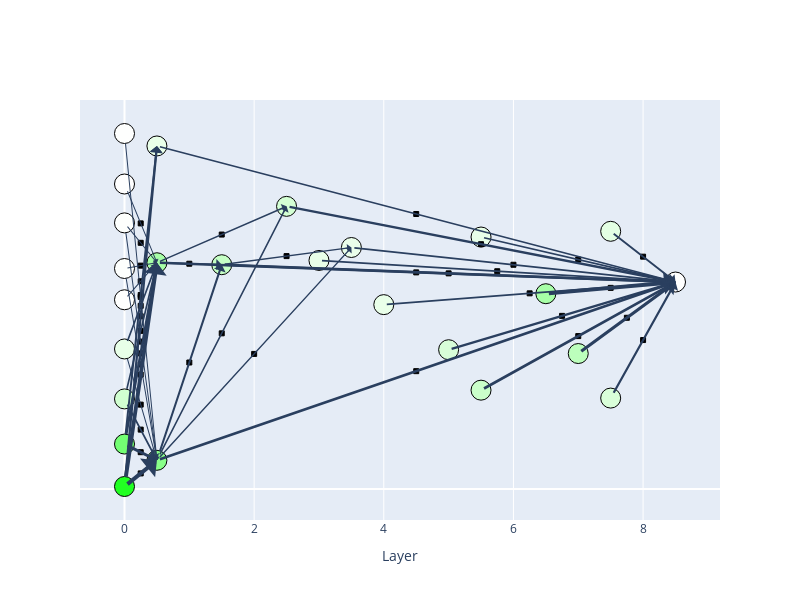

Notebook code cell kept with this figure:
### Markdown cell above
We see contributions from various tokens: not only the final one, but also `attn7[7]@35`, `attn5[6]@36`, and others.

### Code cell
raw_paths = greedy_get_top_paths(model, transcoders, cache, my_feature, num_iters=5, num_branches=15, do_raw_attribution=True)
plot_paths(raw_paths)

### Figure 1 — Plotly figure (JSON) as saved in the notebook; plotly's stock layout.template omitted (floating-point values rounded to 4 significant figures)
{"data": [{"hoverinfo": "text", "hovertext": ["mlp8tc[355]@-1", "mlp6tc[11831]@37<br>Contrib: 4.8", "attn7[7]@35<br>Contrib: 3.6", "mlp5tc[12450]@37<br>Contrib: 2.9", "mlp0tc[16632]@37<br>Contrib: 6.4", "mlp0tc[9188]@37<br>Contrib: 4.8", "mlp1tc[22184]@37<br>Contrib: 3.1", "mlp2tc[3900]@37<br>Contrib: 2.3", "attn5[6]@36<br>Contrib: 2.1", "mlp7tc[10909]@37<br>Contrib: 2.1", "mlp7tc[3100]@37<br>Contrib: 1.5", "attn3[1]@31<br>Contrib: 1.2", "mlp5tc[24026]@37<br>Contrib: 1.2", "mlp0tc[9853]@37<br>Contrib: 1.2", "attn4[11]@36<br>Contrib: 1.2", "mlp3tc[6238]@37<br>Contrib: 1.1", "embed0@37<br>Contrib: 1.2e+01", "attn0[1]@37<br>Contrib: 7.6", "attn0[3]@37<br>Contrib: 2.5", "attn0[5]@37<br>Contrib: 1.3", "attn0[6]@36<br>Contrib: 0.048", "attn0[8]@31<br>Contrib: 0.084", "attn0[8]@35<br>Contrib: 0.056", "attn0[9]@31<br>Contrib: 0.024", "attn0[7]@36<br>Contrib: 0.021"], "marker": {"color": ["#ffffff", "#a7ffa7", "#bcffbc", "#cafeca", "#89ff89", "#a7ffa7", "#c5ffc5", "#d4ffd4", "#d8fed8", "#d9ffd9", "#e3ffe3", "#e8ffe8", "#e8ffe8", "#e9ffe9", "#e9ffe9", "#eafeea", "#22ff22", "#73ff73", "#d1ffd1", "#e8ffe8", "#fefffe", "#fdfffd", "#fdfffd", "#fefefe", "#fefffe"], "line": {"color": "Black", "width": 1}, "size": 20}, "mode": "markers", "type": "scatter", "x": [8.5, 6.5, 7, 5.5, 0.5, 0.5, 1.5, 2.5, 5, 7.5, 7.5, 3, 5.5, 0.5, 4, 3.5, 0, 0, 0, 0, 0, 0, 0, 0, 0], "y": [0.5775, 0.5449, 0.3779, 0.2757, 0.07982, 0.6314, 0.6259, 0.7887, 0.3886, 0.2535, 0.7192, 0.6377, 0.7032, 0.9574, 0.5144, 0.6739, 0.006716, 0.1252, 0.2512, 0.3907, 0.528, 0.6153, 0.7426, 0.8512, 0.9922]}, {"hoverinfo": "text", "hovertext": ["mlp6tc[11831]@37 -> mlp8tc[355]@-1<br>Contrib: 4.8", "attn7[7]@35 -> mlp8tc[355]@-1<br>Contrib: 3.6", "mlp5tc[12450]@37 -> mlp8tc[355]@-1<br>Contrib: 2.9", "mlp0tc[16632]@37 -> mlp8tc[355]@-1<br>Contrib: 2.9", "mlp0tc[9188]@37 -> mlp8tc[355]@-1<br>Contrib: 2.5", "mlp1tc[22184]@37 -> mlp8tc[355]@-1<br>Contrib: 2.4", "mlp2tc[3900]@37 -> mlp8tc[355]@-1<br>Contrib: 2.3", "attn5[6]@36 -> mlp8tc[355]@-1<br>Contrib: 2.1", "mlp7tc[10909]@37 -> mlp8tc[355]@-1<br>Contrib: 2.1", "mlp7tc[3100]@37 -> mlp8tc[355]@-1<br>Contrib: 1.5", "attn3[1]@31 -> mlp8tc[355]@-1<br>Contrib: 1.2", "mlp5tc[24026]@37 -> mlp8tc[355]@-1<br>Contrib: 1.2", "mlp0tc[9853]@37 -> mlp8tc[355]@-1<br>Contrib: 1.2", "attn4[11]@36 -> mlp8tc[355]@-1<br>Contrib: 1.2", "mlp3tc[6238]@37 -> mlp8tc[355]@-1<br>Contrib: 1.1", "embed0@37 -> mlp0tc[9188]@37<br>Contrib: 4.8", "embed0@37 -> mlp0tc[16632]@37<br>Contrib: 5.1", "embed0@37 -> mlp0tc[9853]@37<br>Contrib: 2.2", "attn0[1]@37 -> mlp0tc[9853]@37<br>Contrib: 1.6", "attn0[1]@37 -> mlp0tc[16632]@37<br>Contrib: 3.4", "mlp0tc[16632]@37 -> mlp1tc[22184]@37<br>Contrib: 1.8", "attn0[1]@37 -> mlp0tc[9188]@37<br>Contrib: 2.7", "mlp0tc[9188]@37 -> mlp1tc[22184]@37<br>Contrib: 1.4", "mlp0tc[16632]@37 -> mlp2tc[3900]@37<br>Contrib: 0.95", "attn0[3]@37 -> mlp0tc[16632]@37<br>Contrib: 1.4", "mlp0tc[9188]@37 -> mlp2tc[3900]@37<br>Contrib: 0.83", "mlp0tc[16632]@37 -> mlp3tc[6238]@37<br>Contrib: 0.76", "attn0[5]@37 -> mlp0tc[9188]@37<br>Contrib: 1.2", "attn0[3]@37 -> mlp0tc[9188]@37<br>Contrib: 1.1", "mlp1tc[22184]@37 -> mlp3tc[6238]@37<br>Contrib: 0.69", "attn0[5]@37 -> mlp0tc[16632]@37<br>Contrib: 0.081", "attn0[6]@36 -> mlp0tc[9188]@37<br>Contrib: 0.048", "attn0[8]@31 -> mlp0tc[9188]@37<br>Contrib: 0.047", "attn0[8]@31 -> mlp0tc[16632]@37<br>Contrib: 0.038", "attn0[8]@35 -> mlp0tc[9188]@37<br>Contrib: 0.028", "attn0[8]@35 -> mlp0tc[16632]@37<br>Contrib: 0.028", "attn0[9]@31 -> mlp0tc[9188]@37<br>Contrib: 0.024", "attn0[7]@36 -> mlp0tc[16632]@37<br>Contrib: 0.021"], "marker": {"color": "black", "line": {"color": "Black", "width": 1}, "size": 5, "symbol": "square"}, "mode": "markers", "type": "scatter", "x": [7.5, 7.75, 7, 4.5, 4.5, 5, 5.5, 6.75, 8, 8, 5.75, 7, 4.5, 6.25, 6, 0.25, 0.25, 0.25, 0.25, 0.25, 1, 0.25, 1, 1.5, 0.25, 1.5, 2, 0.25, 0.25, 2.5, 0.25, 0.25, 0.25, 0.25, 0.25, 0.25, 0.25, 0.25], "y": [0.5612, 0.4777, 0.4266, 0.3287, 0.6045, 0.6017, 0.6831, 0.4831, 0.4155, 0.6483, 0.6076, 0.6404, 0.7675, 0.546, 0.6257, 0.319, 0.04327, 0.4821, 0.5413, 0.1025, 0.3529, 0.3783, 0.6286, 0.4343, 0.1655, 0.7101, 0.3769, 0.511, 0.4413, 0.6499, 0.2353, 0.5797, 0.6233, 0.3475, 0.687, 0.4112, 0.7413, 0.536]}], "layout": {"annotations": [{"arrowhead": 1, "arrowwidth": 3.813, "ax": 6.5, "axref": "x", "ay": 0.5449, "ayref": "y", "showarrow": true, "x": 8.5, "xref": "x", "y": 0.5775, "yref": "y"}, {"arrowhead": 1, "arrowwidth": 3.131, "ax": 7, "axref": "x", "ay": 0.3779, "ayref": "y", "showarrow": true, "x": 8.5, "xref": "x", "y": 0.5775, "yref": "y"}, {"arrowhead": 1, "arrowwidth": 2.703, "ax": 5.5, "axref": "x", "ay": 0.2757, "ayref": "y", "showarrow": true, "x": 8.5, "xref": "x", "y": 0.5775, "yref": "y"}, {"arrowhead": 1, "arrowwidth": 2.703, "ax": 0.5, "axref": "x", "ay": 0.07982, "ayref": "y", "showarrow": true, "x": 8.5, "xref": "x", "y": 0.5775, "yref": "y"}, {"arrowhead": 1, "arrowwidth": 2.473, "ax": 0.5, "axref": "x", "ay": 0.6314, "ayref": "y", "showarrow": true, "x": 8.5, "xref": "x", "y": 0.5775, "yref": "y"}, {"arrowhead": 1, "arrowwidth": 2.435, "ax": 1.5, "axref": "x", "ay": 0.6259, "ayref": "y", "showarrow": true, "x": 8.5, "xref": "x", "y": 0.5775, "yref": "y"}, {"arrowhead": 1, "arrowwidth": 2.352, "ax": 2.5, "axref": "x", "ay": 0.7887, "ayref": "y", "showarrow": true, "x": 8.5, "xref": "x", "y": 0.5775, "yref": "y"}, {"arrowhead": 1, "arrowwidth": 2.223, "ax": 5, "axref": "x", "ay": 0.3886, "ayref": "y", "showarrow": true, "x": 8.5, "xref": "x", "y": 0.5775, "yref": "y"}, {"arrowhead": 1, "arrowwidth": 2.215, "ax": 7.5, "axref": "x", "ay": 0.2535, "ayref": "y", "showarrow": true, "x": 8.5, "xref": "x", "y": 0.5775, "yref": "y"}, {"arrowhead": 1, "arrowwidth": 1.869, "ax": 7.5, "axref": "x", "ay": 0.7192, "ayref": "y", "showarrow": true, "x": 8.5, "xref": "x", "y": 0.5775, "yref": "y"}, {"arrowhead": 1, "arrowwidth": 1.725, "ax": 3, "axref": "x", "ay": 0.6377, "ayref": "y", "showarrow": true, "x": 8.5, "xref": "x", "y": 0.5775, "yref": "y"}, {"arrowhead": 1, "arrowwidth": 1.706, "ax": 5.5, "axref": "x", "ay": 0.7032, "ayref": "y", "showarrow": true, "x": 8.5, "xref": "x", "y": 0.5775, "yref": "y"}, {"arrowhead": 1, "arrowwidth": 1.701, "ax": 0.5, "axref": "x", "ay": 0.9574, "ayref": "y", "showarrow": true, "x": 8.5, "xref": "x", "y": 0.5775, "yref": "y"}, {"arrowhead": 1, "arrowwidth": 1.685, "ax": 4, "axref": "x", "ay": 0.5144, "ayref": "y", "showarrow": true, "x": 8.5, "xref": "x", "y": 0.5775, "yref": "y"}, {"arrowhead": 1, "arrowwidth": 1.666, "ax": 3.5, "axref": "x", "ay": 0.6739, "ayref": "y", "showarrow": true, "x": 8.5, "xref": "x", "y": 0.5775, "yref": "y"}, {"arrowhead": 1, "arrowwidth": 3.856, "ax": 0, "axref": "x", "ay": 0.006716, "ayref": "y", "showarrow": true, "x": 0.5, "xref": "x", "y": 0.6314, "yref": "y"}, {"arrowhead": 1, "arrowwidth": 4, "ax": 0, "axref": "x", "ay": 0.006716, "ayref": "y", "showarrow": true, "x": 0.5, "xref": "x", "y": 0.07982, "yref": "y"}, {"arrowhead": 1, "arrowwidth": 2.274, "ax": 0, "axref": "x", "ay": 0.006716, "ayref": "y", "showarrow": true, "x": 0.5, "xref": "x", "y": 0.9574, "yref": "y"}, {"arrowhead": 1, "arrowwidth": 1.93, "ax": 0, "axref": "x", "ay": 0.1252, "ayref": "y", "showarrow": true, "x": 0.5, "xref": "x", "y": 0.9574, "yref": "y"}, {"arrowhead": 1, "arrowwidth": 2.978, "ax": 0, "axref": "x", "ay": 0.1252, "ayref": "y", "showarrow": true, "x": 0.5, "xref": "x", "y": 0.07982, "yref": "y"}, {"arrowhead": 1, "arrowwidth": 2.054, "ax": 0.5, "axref": "x", "ay": 0.07982, "ayref": "y", "showarrow": true, "x": 1.5, "xref": "x", "y": 0.6259, "yref": "y"}, {"arrowhead": 1, "arrowwidth": 2.57, "ax": 0, "axref": "x", "ay": 0.1252, "ayref": "y", "showarrow": true, "x": 0.5, "xref": "x", "y": 0.6314, "yref": "y"}, {"arrowhead": 1, "arrowwidth": 1.842, "ax": 0.5, "axref": "x", "ay": 0.6314, "ayref": "y", "showarrow": true, "x": 1.5, "xref": "x", "y": 0.6259, "yref": "y"}, {"arrowhead": 1, "arrowwidth": 1.552, "ax": 0.5, "axref": "x", "ay": 0.07982, "ayref": "y", "showarrow": true, "x": 2.5, "xref": "x", "y": 0.7887, "yref": "y"}, {"arrowhead": 1, "arrowwidth": 1.812, "ax": 0, "axref": "x", "ay": 0.2512, "ayref": "y", "showarrow": true, "x": 0.5, "xref": "x", "y": 0.07982, "yref": "y"}, {"arrowhead": 1, "arrowwidth": 1.481, "ax": 0.5, "axref": "x", "ay": 0.6314, "ayref": "y", "showarrow": true, "x": 2.5, "xref": "x", "y": 0.7887, "yref": "y"}, {"arrowhead": 1, "arrowwidth": 1.437, "ax": 0.5, "axref": "x", "ay": 0.07982, "ayref": "y", "showarrow": true, "x": 3.5, "xref": "x", "y": 0.6739, "yref": "y"}, {"arrowhead": 1, "arrowwidth": 1.681, "ax": 0, "axref": "x", "ay": 0.3907, "ayref": "y", "showarrow": true, "x": 0.5, "xref": "x", "y": 0.6314, "yref": "y"}, {"arrowhead": 1, "arrowwidth": 1.644, "ax": 0, "axref": "x", "ay": 0.2512, "ayref": "y", "showarrow": true, "x": 0.5, "xref": "x", "y": 0.6314, "yref": "y"}, {"arrowhead": 1, "arrowwidth": 1.395, "ax": 1.5, "axref": "x", "ay": 0.6259, "ayref": "y", "showarrow": true, "x": 3.5, "xref": "x", "y": 0.6739, "yref": "y"}, {"arrowhead": 1, "arrowwidth": 1.036, "ax": 0, "axref": "x", "ay": 0.3907, "ayref": "y", "showarrow": true, "x": 0.5, "xref": "x", "y": 0.07982, "yref": "y"}, {"arrowhead": 1, "arrowwidth": 1.016, "ax": 0, "axref": "x", "ay": 0.528, "ayref": "y", "showarrow": true, "x": 0.5, "xref": "x", "y": 0.6314, "yref": "y"}, {"arrowhead": 1, "arrowwidth": 1.015, "ax": 0, "axref": "x", "ay": 0.6153, "ayref": "y", "showarrow": true, "x": 0.5, "xref": "x", "y": 0.6314, "yref": "y"}, {"arrowhead": 1, "arrowwidth": 1.01, "ax": 0, "axref": "x", "ay": 0.6153, "ayref": "y", "showarrow": true, "x": 0.5, "xref": "x", "y": 0.07982, "yref": "y"}, {"arrowhead": 1, "arrowwidth": 1.004, "ax": 0, "axref": "x", "ay": 0.7426, "ayref": "y", "showarrow": true, "x": 0.5, "xref": "x", "y": 0.6314, "yref": "y"}, {"arrowhead": 1, "arrowwidth": 1.004, "ax": 0, "axref": "x", "ay": 0.7426, "ayref": "y", "showarrow": true, "x": 0.5, "xref": "x", "y": 0.07982, "yref": "y"}, {"arrowhead": 1, "arrowwidth": 1.002, "ax": 0, "axref": "x", "ay": 0.8512, "ayref": "y", "showarrow": true, "x": 0.5, "xref": "x", "y": 0.6314, "yref": "y"}, {"arrowhead": 1, "arrowwidth": 1, "ax": 0, "axref": "x", "ay": 0.9922, "ayref": "y", "showarrow": true, "x": 0.5, "xref": "x", "y": 0.07982, "yref": "y"}], "autosize": false, "height": 600, "showlegend": false, "width": 800, "xaxis": {"autorange": true, "range": [-0.6865, 9.186], "title": {"text": "Layer"}, "type": "linear"}, "yaxis": {"autorange": true, "range": [-0.08681, 1.086], "tickmode": "array", "ticktext": [], "tickvals": [], "type": "linear"}}}
